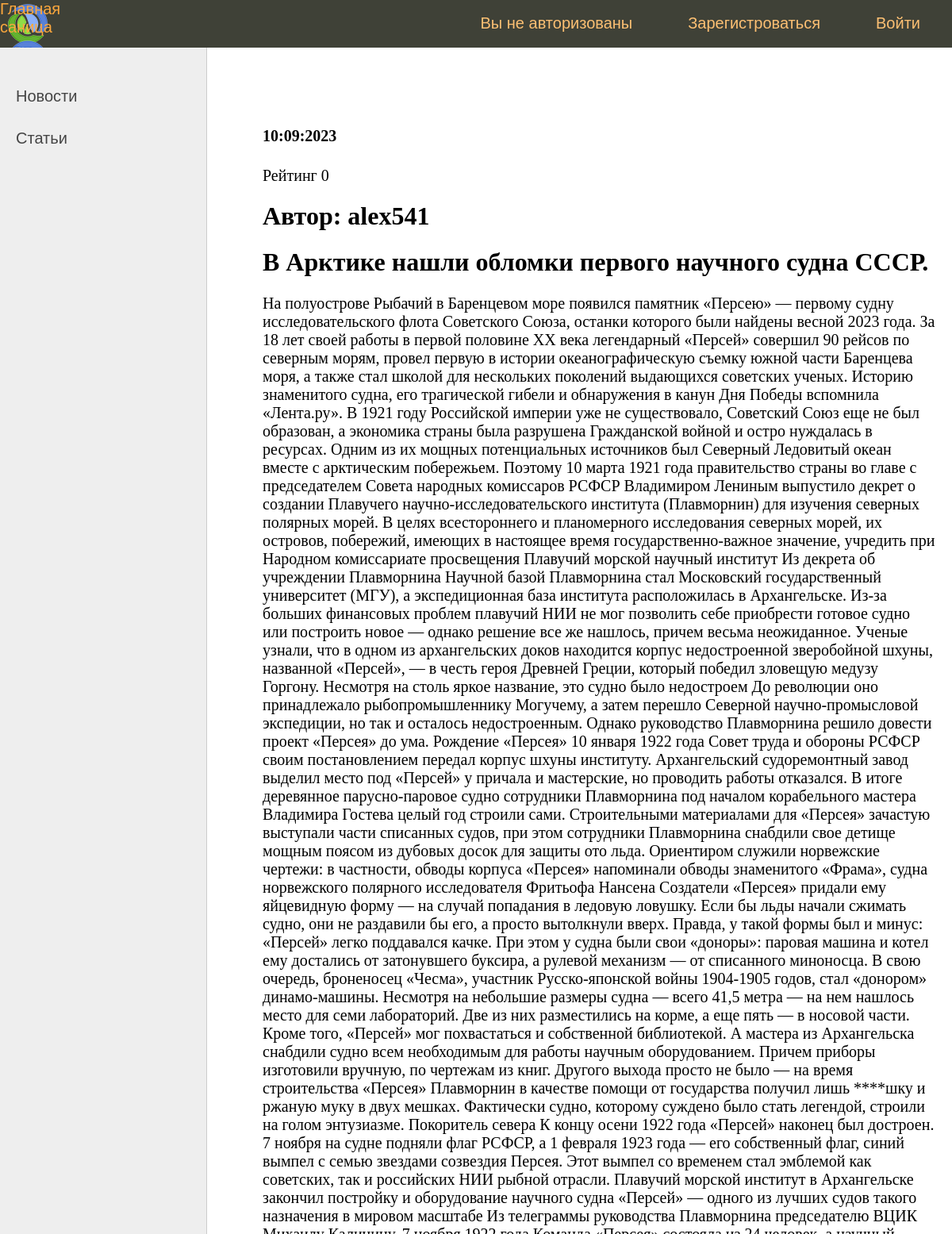
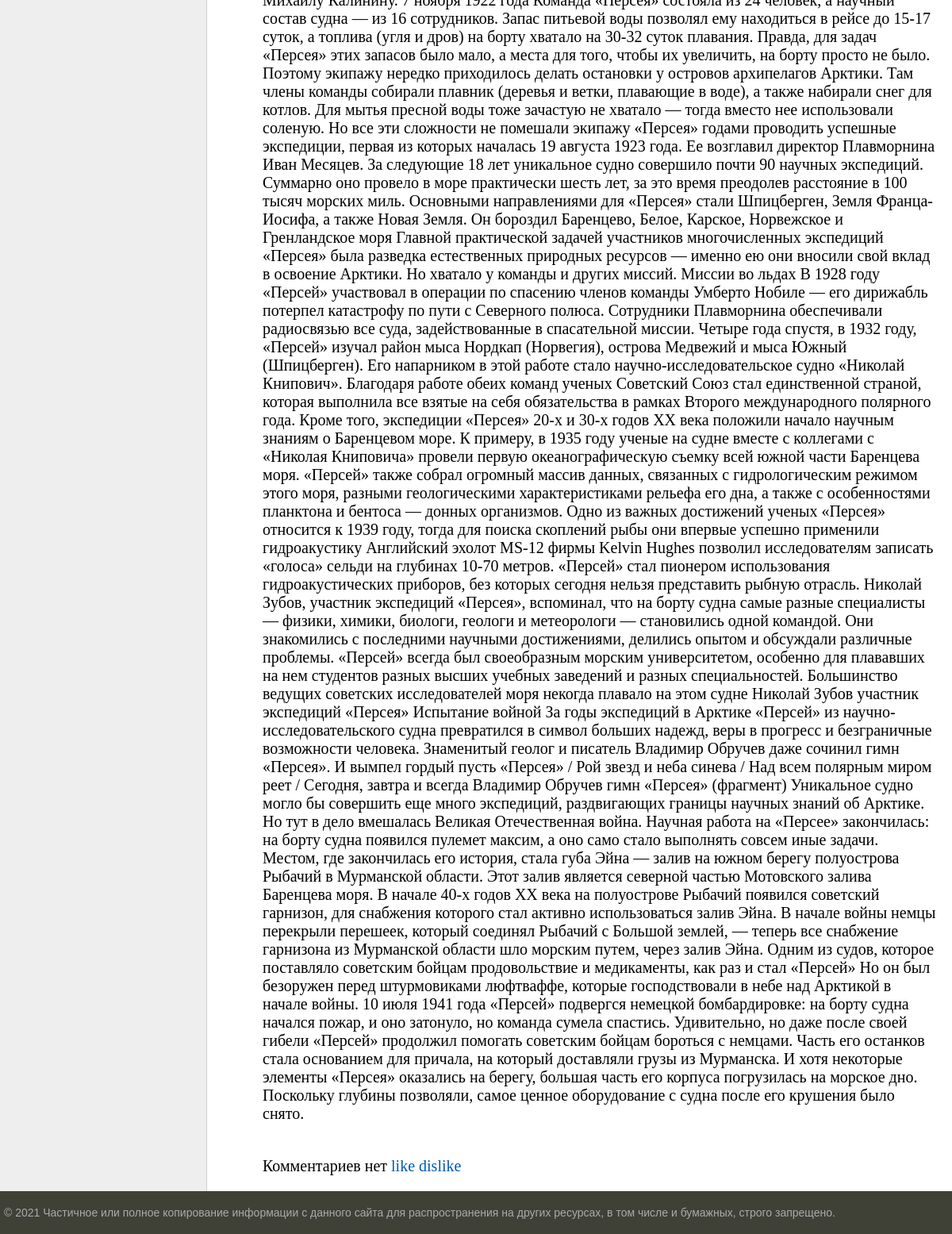
Screenshot of /article/13/ with the database file from the repository (2 pictures, top to bottom).
### newsportal/models.py (models this page shows, shortened)
class Post(models.Model):
    author = models.ForeignKey(Author, on_delete=models.CASCADE, verbose_name='Автор')
    type_post = models.CharField(max_length=1, choices=POSTS, verbose_name='Тип поста')
    time_created = models.DateTimeField(auto_now_add=True, verbose_name='Дата создания')
    category = models.ManyToManyField(Category, through="PostCategory", verbose_name='Категория')
    title =  models.CharField(max_length=255, verbose_name='Оглавление')
    content = models.TextField( verbose_name='Содержание')
    rating = models.SmallIntegerField(default=0, verbose_name='Рейтинг')

class Author(models.Model):
    author = models.OneToOneField(User, on_delete=models.CASCADE)
    rating = models.SmallIntegerField(default=0)
    def __str__(self):
        return self.author.username

### newsportal/views.py (the view)
# urls.py: path('article/<int:pk>/', DetailArticle.as_view(), name='one_article'),
class DetailArticle(DetailView):
    model = Post
    template_name = 'one_article.html'
    context_object_name = 'article'
    def get_context_data(self, **kwargs):
        post = get_object_or_404(Post, id=self.kwargs['pk'])
        context = super().get_context_data(**kwargs)
        context['author1'] = str(post.author)
        context['admin'] = 'admin'
        context['title'] = 'Статья'
        return context

### newsportal/templatetags/custom_filters.py (called while the page is built)
@register.filter()
def censor(value:str):
   swear_words = ('банан', 'морков', 'карто', 'броккол', 'ананас',
                  'Банан', 'Морков', 'Карто', 'Броккол', 'Ананас',)
   for word in swear_words:
      if word in value:
          value = value.replace(word, '****')
   return value

### templates/one_article.html (shortened to what this page needs)
{% extends 'default.html' %}
{% load custom_filters %}
{% block content %}
<h4>{{ article.time_created|date:'d:m:Y' }}</h4>
<p>Рейтинг {{ article.rating }}</p>
<h1>Автор: {{ article.author }}</h1>
<h1>{{ article.title }}</h1>
<p>{{ article.content|censor }}</p>
{% if  article.comment_set.all %}
<br>
Комментарии: {% for comment in article.comment_set.all %}
{{ comment.user }} <br> <a href="{% url 'showcomment' comment.pk %}">{{ comment.content|censor }}</a>
<br> рейтинг  {{ comment.rating }}<hr>
{% endfor %}
{% else %}<br> Комментариев нет
{% endif %}
<a href="{% url 'like-news' article.pk %}">like</a>
<a href="{% url 'dislike-news' article.pk %}">dislike</a>
{% endblock content %}

### static/styles.css (style rules this page uses)
html, body { font-family: 'Arial'; margin: 0; padding: 0; height: 100%; width: 100%; color: #444; }
a { color: #0059b2; text-decoration: none; }
.content-text h1 { font-size: 32px; }

### rows the page displays
Post: time_created "10:09:2023", rating "0", author "alex541", title "В Арктике нашли обломки первого научного судна СССР.", content|censor "На полуострове Рыбачий в Баренцевом море появился памятник «Персею» — первому судну исследовательского флота Советского Союза, останки которого были найдены весной 2023 года. За 18 лет своей работы в первой половине XX века легендарный «Персей» совершил 90 рейсов по северным морям, провел первую в истории океанографическую съемку южной части Баренцева моря, а также стал школой для нескольких поколений выдающихся советских ученых. Историю знаменитого судна, его трагической гибели и обнаружения в канун Дня Победы вспомнила «Лента.ру». В 1921 году Российской империи уже не существовало, Советский Союз еще не был образован, а экономика страны была разрушена Гражданской войной и остро нуждалась…"
